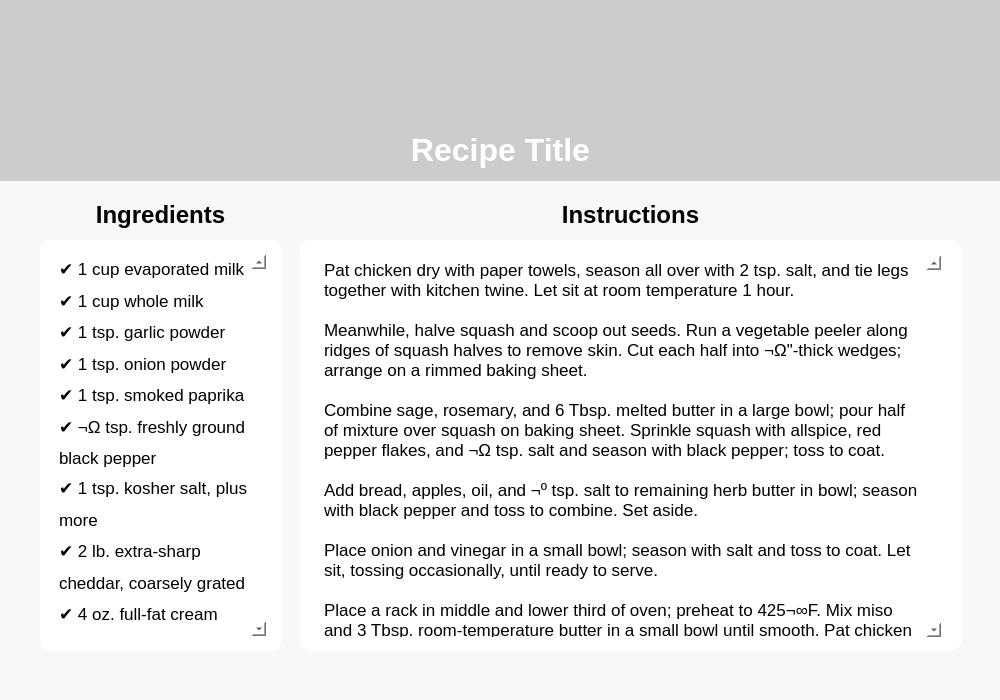
<?xml version="1.0" encoding="UTF-8"?>
<ui version="4.0">
 <class>RecipeDetail</class>
 <widget class="QMainWindow" name="RecipeDetail">
  <property name="geometry">
   <rect>
    <x>0</x>
    <y>0</y>
    <width>1000</width>
    <height>700</height>
   </rect>
  </property>
  <property name="windowTitle">
   <string>Recipe Title</string>
  </property>
  <property name="autoFillBackground">
   <bool>false</bool>
  </property>
  <property name="styleSheet">
   <string notr="true">background-color: rgb(248, 248, 248);</string>
  </property>
  <widget class="QWidget" name="centralwidget">
   <widget class="QLabel" name="label">
    <property name="geometry">
     <rect>
      <x>0</x>
      <y>130</y>
      <width>1001</width>
      <height>41</height>
     </rect>
    </property>
    <property name="styleSheet">
     <string notr="true">background-color: None;
color: white;</string>
    </property>
    <property name="text">
     <string>&lt;html&gt;&lt;head/&gt;&lt;body&gt;&lt;p align=&quot;center&quot;&gt;&lt;span style=&quot; font-size:24pt; font-weight:600;&quot;&gt;Recipe Title&lt;/span&gt;&lt;/p&gt;&lt;/body&gt;&lt;/html&gt;</string>
    </property>
   </widget>
   <widget class="QGroupBox" name="IngredientGroupBox">
    <property name="geometry">
     <rect>
      <x>40</x>
      <y>240</y>
      <width>241</width>
      <height>411</height>
     </rect>
    </property>
    <property name="styleSheet">
     <string notr="true">border-radius: 10px;
padding: 15px;
background-color: white;</string>
    </property>
    <widget class="QTextBrowser" name="textBrowser">
     <property name="geometry">
      <rect>
       <x>0</x>
       <y>0</y>
       <width>241</width>
       <height>411</height>
      </rect>
     </property>
     <property name="styleSheet">
      <string notr="true"/>
     </property>
     <property name="html">
      <string>&lt;!DOCTYPE HTML PUBLIC &quot;-//W3C//DTD HTML 4.0//EN&quot; &quot;http://www.w3.org/TR/REC-html40/strict.dtd&quot;&gt;
&lt;html&gt;&lt;head&gt;&lt;meta name=&quot;qrichtext&quot; content=&quot;1&quot; /&gt;&lt;style type=&quot;text/css&quot;&gt;
p, li { white-space: pre-wrap; }
&lt;/style&gt;&lt;/head&gt;&lt;body style=&quot; font-family:'.AppleSystemUIFont'; font-size:13pt; font-weight:400; font-style:normal;&quot;&gt;
&lt;p style=&quot; margin-top:0px; margin-bottom:0px; margin-left:0px; margin-right:0px; -qt-block-indent:0; text-indent:0px; line-height:150%;&quot;&gt;✔️ 1 cup evaporated milk&lt;/p&gt;
&lt;p style=&quot; margin-top:0px; margin-bottom:0px; margin-left:0px; margin-right:0px; -qt-block-indent:0; text-indent:0px; line-height:150%;&quot;&gt;✔️ 1 cup whole milk&lt;/p&gt;
&lt;p style=&quot; margin-top:0px; margin-bottom:0px; margin-left:0px; margin-right:0px; -qt-block-indent:0; text-indent:0px; line-height:150%;&quot;&gt;✔️ 1 tsp. garlic powder&lt;/p&gt;
&lt;p style=&quot; margin-top:0px; margin-bottom:0px; margin-left:0px; margin-right:0px; -qt-block-indent:0; text-indent:0px; line-height:150%;&quot;&gt;✔️ 1 tsp. onion powder&lt;/p&gt;
&lt;p style=&quot; margin-top:0px; margin-bottom:0px; margin-left:0px; margin-right:0px; -qt-block-indent:0; text-indent:0px; line-height:150%;&quot;&gt;✔️ 1 tsp. smoked paprika&lt;/p&gt;
&lt;p style=&quot; margin-top:0px; margin-bottom:0px; margin-left:0px; margin-right:0px; -qt-block-indent:0; text-indent:0px; line-height:150%;&quot;&gt;✔️ ¬Ω tsp. freshly ground black pepper&lt;/p&gt;
&lt;p style=&quot; margin-top:0px; margin-bottom:0px; margin-left:0px; margin-right:0px; -qt-block-indent:0; text-indent:0px; line-height:150%;&quot;&gt;✔️ 1 tsp. kosher salt, plus more&lt;/p&gt;
&lt;p style=&quot; margin-top:0px; margin-bottom:0px; margin-left:0px; margin-right:0px; -qt-block-indent:0; text-indent:0px; line-height:150%;&quot;&gt;✔️ 2 lb. extra-sharp cheddar, coarsely grated&lt;/p&gt;
&lt;p style=&quot; margin-top:0px; margin-bottom:0px; margin-left:0px; margin-right:0px; -qt-block-indent:0; text-indent:0px; line-height:150%;&quot;&gt;✔️ 4 oz. full-fat cream cheese&lt;/p&gt;
&lt;p style=&quot; margin-top:0px; margin-bottom:0px; margin-left:0px; margin-right:0px; -qt-block-indent:0; text-indent:0px; line-height:150%;&quot;&gt;✔️ 1 lb. elbow macaroni&lt;/p&gt;
&lt;p style=&quot; margin-top:0px; margin-bottom:0px; margin-left:0px; margin-right:0px; -qt-block-indent:0; text-indent:0px; line-height:150%;&quot;&gt;✔️ 1 cup evaporated milk&lt;/p&gt;
&lt;p style=&quot; margin-top:0px; margin-bottom:0px; margin-left:0px; margin-right:0px; -qt-block-indent:0; text-indent:0px; line-height:150%;&quot;&gt;✔️ 1 cup evaporated milk&lt;/p&gt;
&lt;p style=&quot; margin-top:0px; margin-bottom:0px; margin-left:0px; margin-right:0px; -qt-block-indent:0; text-indent:0px; line-height:150%;&quot;&gt;✔️ 1 cup evaporated milk&lt;/p&gt;
&lt;p style=&quot; margin-top:0px; margin-bottom:0px; margin-left:0px; margin-right:0px; -qt-block-indent:0; text-indent:0px; line-height:150%;&quot;&gt;✔️ 1 cup evaporated milk&lt;/p&gt;
&lt;p style=&quot; margin-top:0px; margin-bottom:0px; margin-left:0px; margin-right:0px; -qt-block-indent:0; text-indent:0px; line-height:150%;&quot;&gt;✔️ 1 cup evaporated milk&lt;/p&gt;&lt;/body&gt;&lt;/html&gt;</string>
     </property>
    </widget>
   </widget>
   <widget class="QGroupBox" name="Instructions">
    <property name="geometry">
     <rect>
      <x>300</x>
      <y>240</y>
      <width>661</width>
      <height>411</height>
     </rect>
    </property>
    <property name="styleSheet">
     <string notr="true">background-color: white;
border-radius: 10px;
padding: 15px;</string>
    </property>
    <property name="title">
     <string/>
    </property>
    <widget class="QTextBrowser" name="textBrowser_2">
     <property name="geometry">
      <rect>
       <x>5</x>
       <y>1</y>
       <width>651</width>
       <height>411</height>
      </rect>
     </property>
     <property name="styleSheet">
      <string notr="true"/>
     </property>
     <property name="html">
      <string>&lt;!DOCTYPE HTML PUBLIC &quot;-//W3C//DTD HTML 4.0//EN&quot; &quot;http://www.w3.org/TR/REC-html40/strict.dtd&quot;&gt;
&lt;html&gt;&lt;head&gt;&lt;meta name=&quot;qrichtext&quot; content=&quot;1&quot; /&gt;&lt;style type=&quot;text/css&quot;&gt;
p, li { white-space: pre-wrap; }
&lt;/style&gt;&lt;/head&gt;&lt;body style=&quot; font-family:'.AppleSystemUIFont'; font-size:13pt; font-weight:400; font-style:normal;&quot;&gt;
&lt;p style=&quot; margin-top:0px; margin-bottom:0px; margin-left:0px; margin-right:0px; -qt-block-indent:0; text-indent:0px;&quot;&gt;Pat chicken dry with paper towels, season all over with 2 tsp. salt, and tie legs together with kitchen twine. Let sit at room temperature 1 hour.&lt;/p&gt;
&lt;p style=&quot;-qt-paragraph-type:empty; margin-top:0px; margin-bottom:0px; margin-left:0px; margin-right:0px; -qt-block-indent:0; text-indent:0px;&quot;&gt;&lt;br /&gt;&lt;/p&gt;
&lt;p style=&quot; margin-top:0px; margin-bottom:0px; margin-left:0px; margin-right:0px; -qt-block-indent:0; text-indent:0px;&quot;&gt;Meanwhile, halve squash and scoop out seeds. Run a vegetable peeler along ridges of squash halves to remove skin. Cut each half into ¬Ω&amp;quot;-thick wedges; arrange on a rimmed baking sheet.&lt;/p&gt;
&lt;p style=&quot;-qt-paragraph-type:empty; margin-top:0px; margin-bottom:0px; margin-left:0px; margin-right:0px; -qt-block-indent:0; text-indent:0px;&quot;&gt;&lt;br /&gt;&lt;/p&gt;
&lt;p style=&quot; margin-top:0px; margin-bottom:0px; margin-left:0px; margin-right:0px; -qt-block-indent:0; text-indent:0px;&quot;&gt;Combine sage, rosemary, and 6 Tbsp. melted butter in a large bowl; pour half of mixture over squash on baking sheet. Sprinkle squash with allspice, red pepper flakes, and ¬Ω tsp. salt and season with black pepper; toss to coat.&lt;/p&gt;
&lt;p style=&quot;-qt-paragraph-type:empty; margin-top:0px; margin-bottom:0px; margin-left:0px; margin-right:0px; -qt-block-indent:0; text-indent:0px;&quot;&gt;&lt;br /&gt;&lt;/p&gt;
&lt;p style=&quot; margin-top:0px; margin-bottom:0px; margin-left:0px; margin-right:0px; -qt-block-indent:0; text-indent:0px;&quot;&gt;Add bread, apples, oil, and ¬º tsp. salt to remaining herb butter in bowl; season with black pepper and toss to combine. Set aside.&lt;/p&gt;
&lt;p style=&quot;-qt-paragraph-type:empty; margin-top:0px; margin-bottom:0px; margin-left:0px; margin-right:0px; -qt-block-indent:0; text-indent:0px;&quot;&gt;&lt;br /&gt;&lt;/p&gt;
&lt;p style=&quot; margin-top:0px; margin-bottom:0px; margin-left:0px; margin-right:0px; -qt-block-indent:0; text-indent:0px;&quot;&gt;Place onion and vinegar in a small bowl; season with salt and toss to coat. Let sit, tossing occasionally, until ready to serve.&lt;/p&gt;
&lt;p style=&quot;-qt-paragraph-type:empty; margin-top:0px; margin-bottom:0px; margin-left:0px; margin-right:0px; -qt-block-indent:0; text-indent:0px;&quot;&gt;&lt;br /&gt;&lt;/p&gt;
&lt;p style=&quot; margin-top:0px; margin-bottom:0px; margin-left:0px; margin-right:0px; -qt-block-indent:0; text-indent:0px;&quot;&gt;Place a rack in middle and lower third of oven; preheat to 425¬∞F. Mix miso and 3 Tbsp. room-temperature butter in a small bowl until smooth. Pat chicken dry with paper towels, then rub or brush all over with miso butter. Place chicken in a large cast-iron skillet and roast on middle rack until an instant-read thermometer inserted into the thickest part of breast registers 155¬∞F, 50‚Äì60 minutes. (Temperature will climb to 165¬∞F while chicken rests.) Let chicken rest in skillet at least 5 minutes, then transfer to a plate; reserve skillet.&lt;/p&gt;
&lt;p style=&quot;-qt-paragraph-type:empty; margin-top:0px; margin-bottom:0px; margin-left:0px; margin-right:0px; -qt-block-indent:0; text-indent:0px;&quot;&gt;&lt;br /&gt;&lt;/p&gt;
&lt;p style=&quot; margin-top:0px; margin-bottom:0px; margin-left:0px; margin-right:0px; -qt-block-indent:0; text-indent:0px;&quot;&gt;Meanwhile, roast squash on lower rack until mostly tender, about 25 minutes. Remove from oven and scatter reserved bread mixture over, spreading into as even a layer as you can manage. Return to oven and roast until bread is golden brown and crisp and apples are tender, about 15 minutes. Remove from oven, drain pickled onions, and toss to combine. Transfer to a serving dish.&lt;/p&gt;
&lt;p style=&quot;-qt-paragraph-type:empty; margin-top:0px; margin-bottom:0px; margin-left:0px; margin-right:0px; -qt-block-indent:0; text-indent:0px;&quot;&gt;&lt;br /&gt;&lt;/p&gt;
&lt;p style=&quot; margin-top:0px; margin-bottom:0px; margin-left:0px; margin-right:0px; -qt-block-indent:0; text-indent:0px;&quot;&gt;Using your fingers, mash flour and butter in a small bowl to combine.&lt;/p&gt;
&lt;p style=&quot;-qt-paragraph-type:empty; margin-top:0px; margin-bottom:0px; margin-left:0px; margin-right:0px; -qt-block-indent:0; text-indent:0px;&quot;&gt;&lt;br /&gt;&lt;/p&gt;
&lt;p style=&quot; margin-top:0px; margin-bottom:0px; margin-left:0px; margin-right:0px; -qt-block-indent:0; text-indent:0px;&quot;&gt;Set reserved skillet with chicken drippings over medium heat. You should have about ¬º cup, but a little over or under is all good. (If you have significantly more, drain off and set excess aside.) Add wine and cook, stirring often and scraping up any browned bits with a wooden spoon, until bits are loosened and wine is reduced by about half (you should be able to smell the wine), about 2 minutes. Add butter mixture; cook, stirring often, until a smooth paste forms, about 2 minutes. Add broth and any reserved drippings and cook, stirring constantly, until combined and thickened, 6‚Äì8 minutes. Remove from heat and stir in miso. Taste and season with salt and black pepper.&lt;/p&gt;
&lt;p style=&quot;-qt-paragraph-type:empty; margin-top:0px; margin-bottom:0px; margin-left:0px; margin-right:0px; -qt-block-indent:0; text-indent:0px;&quot;&gt;&lt;br /&gt;&lt;/p&gt;
&lt;p style=&quot; margin-top:0px; margin-bottom:0px; margin-left:0px; margin-right:0px; -qt-block-indent:0; text-indent:0px;&quot;&gt;Serve chicken with gravy and squash panzanella alongside.&lt;/p&gt;&lt;/body&gt;&lt;/html&gt;</string>
     </property>
    </widget>
   </widget>
   <widget class="QLabel" name="label_2">
    <property name="geometry">
     <rect>
      <x>40</x>
      <y>200</y>
      <width>241</width>
      <height>31</height>
     </rect>
    </property>
    <property name="styleSheet">
     <string notr="true">padding: 0;
margin: 0;</string>
    </property>
    <property name="text">
     <string>&lt;html&gt;&lt;head/&gt;&lt;body&gt;&lt;p align=&quot;center&quot;&gt;&lt;span style=&quot; font-size:18pt; font-weight:600;&quot;&gt;Ingredients&lt;/span&gt;&lt;/p&gt;&lt;/body&gt;&lt;/html&gt;</string>
    </property>
   </widget>
   <widget class="QLabel" name="label_4">
    <property name="geometry">
     <rect>
      <x>300</x>
      <y>200</y>
      <width>661</width>
      <height>31</height>
     </rect>
    </property>
    <property name="styleSheet">
     <string notr="true">padding: 0;
margin: 0;</string>
    </property>
    <property name="text">
     <string>&lt;html&gt;&lt;head/&gt;&lt;body&gt;&lt;p align=&quot;center&quot;&gt;&lt;span style=&quot; font-size:18pt; font-weight:600;&quot;&gt;Instructions&lt;/span&gt;&lt;/p&gt;&lt;/body&gt;&lt;/html&gt;</string>
    </property>
   </widget>
   <widget class="QLabel" name="backgroundImage">
    <property name="geometry">
     <rect>
      <x>0</x>
      <y>0</y>
      <width>1001</width>
      <height>181</height>
     </rect>
    </property>
    <property name="styleSheet">
     <string notr="true">background-color: #cccccc;</string>
    </property>
    <property name="text">
     <string/>
    </property>
   </widget>
   <zorder>backgroundImage</zorder>
   <zorder>label</zorder>
   <zorder>IngredientGroupBox</zorder>
   <zorder>Instructions</zorder>
   <zorder>label_2</zorder>
   <zorder>label_4</zorder>
  </widget>
  <widget class="QMenuBar" name="menubar">
   <property name="geometry">
    <rect>
     <x>0</x>
     <y>0</y>
     <width>1000</width>
     <height>21</height>
    </rect>
   </property>
  </widget>
  <widget class="QStatusBar" name="statusbar"/>
 </widget>
 <resources>
  <include location="static/static.qrc"/>
 </resources>
 <connections/>
</ui>
